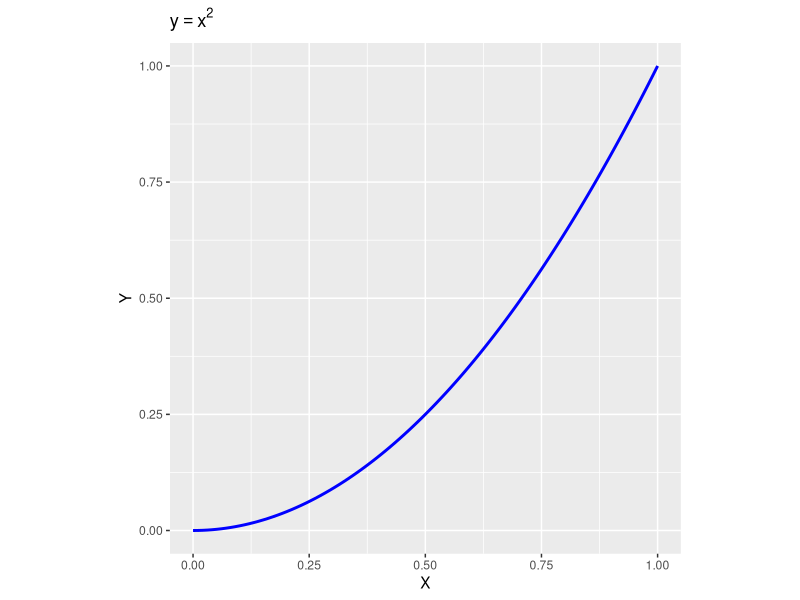
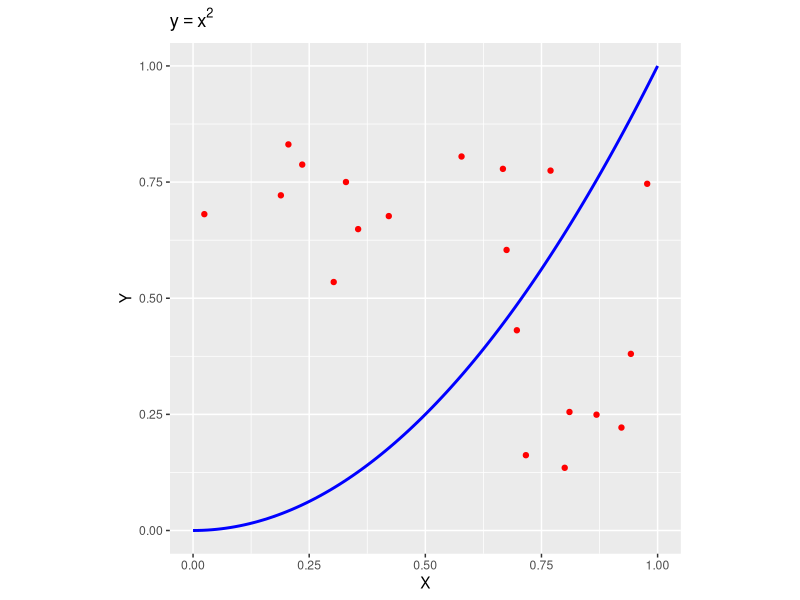
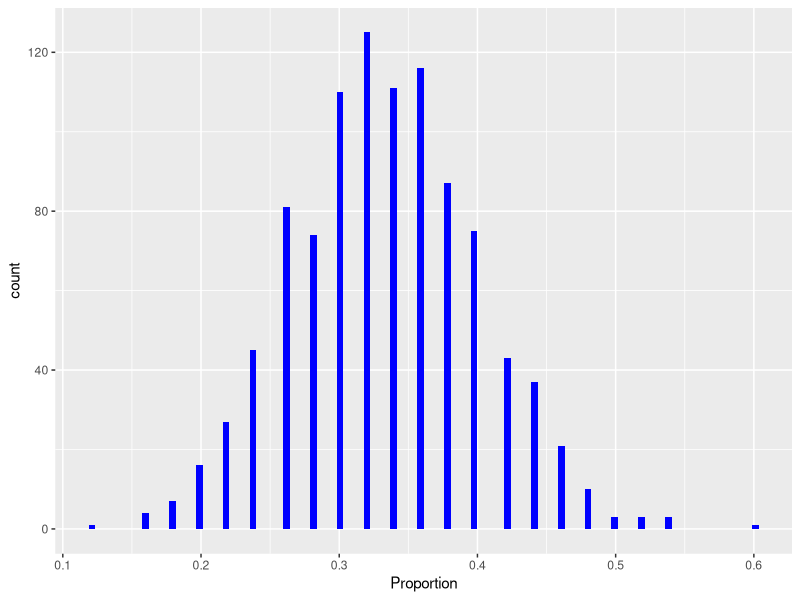

These charts were generated, in order, by the following R code:
## ---- chunk 1
# In order to use LaTex, we need to install Windows MikTeX 
# Then use an Online Equation Editor like: https://www.codecogs.com/latex/eqneditor.php
# For math expressions on ggplot title, use bquote()
# See examples in https://trinkerrstuff.wordpress.com/2018/03/15/2246/
# Code chunk options: https://bookdown.org/yihui/rmarkdown/r-code.html

library("ggplot2")
X = seq(from=0,to=1,length.out = 100)
Line = data.frame(X,Y = X^2)
Points = data.frame(A = runif(20),B = runif(20))

P = ggplot() +
  coord_fixed(ratio = 1) +
  ggtitle(bquote(y == x^2)) +
  theme_gray() +
  geom_line(data=Line,aes(X,Y),size = 1L, colour = "blue") 
P

## ---- chunk 2
P + geom_point(data=Points,aes(A,B),color="red") 
## ---- chunk 3
N = 50 # Numero de pontos 
E = 1000 # Numero de experiencias 
proportion = NULL
for ( i in 1:E ) { 
  X = runif(N)
  Y = runif(N)
  proportion = c(proportion,sum(Y < X^2) / N)
}
proportion = data.frame(Proportion=proportion)

ggplot(proportion) +
  aes(x = Proportion) +
  geom_histogram(bins = 100L, fill = "blue") +
  theme_gray()

## ---- chunk 4
summary(proportion)
